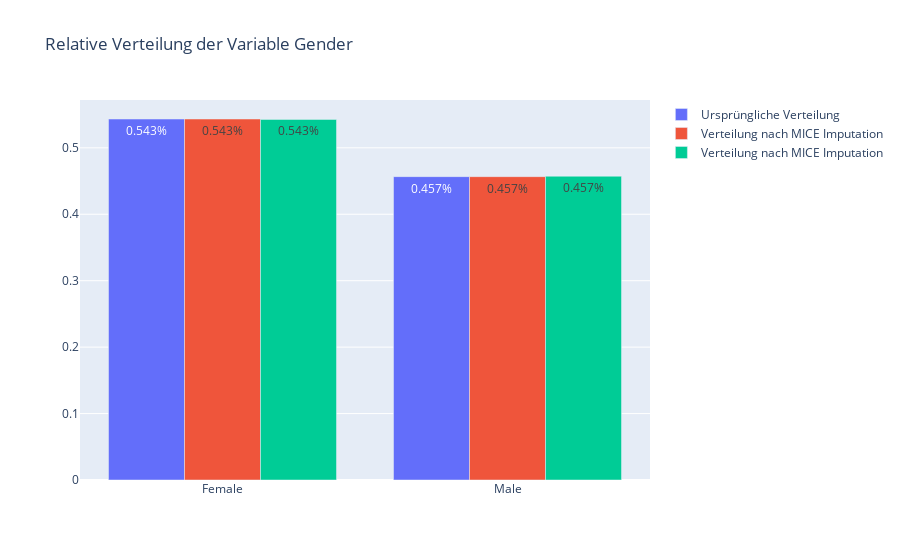

Write notebook code for a chart like this one.
### Markdown cell above
## Imputationverfahren für die Variable Gender

### Code cell
fig = make_subplots(rows=1)

fig.add_trace(go.Bar(name="Ursprüngliche Verteilung",x = X_train_df['gender'].replace({0: 'Female', 1: 'Male'}), y = X_train_df['gender'].value_counts(normalize=True),
                                    text = X_train_df['gender'].value_counts(normalize=True).apply(lambda x: '{0:1.3f}%'.format(x))
                        ))

fig.add_trace(go.Bar(name="Verteilung nach MICE Imputation", x = X_train_df_mice['gender'].replace({0: 'Female', 1: 'Male'}), y = X_train_df_mice['gender'].value_counts(normalize=True),
                                    text = X_train_df_mice['gender'].value_counts(normalize=True).apply(lambda x: '{0:1.3f}%'.format(x))
                        ))

fig.add_trace(go.Bar(name="Verteilung nach MICE Imputation", x = X_train_df_knn['gender'].replace({0: 'Female', 1: 'Male'}), y = X_train_df_knn['gender'].value_counts(normalize=True),
                                    text = X_train_df_knn['gender'].value_counts(normalize=True).apply(lambda x: '{0:1.3f}%'.format(x))
                        ))


fig.update_layout(title_text="Relative Verteilung der Variable Gender")

fig.show()

### Figure 1 — Plotly figure (JSON) as saved in the notebook; plotly's stock layout.template omitted (floating-point values rounded to 4 significant figures; data arrays with more than 128 entries replaced by an {"elided": "..."} marker saying what was removed)
{"data": [{"name": "Ursprüngliche Verteilung", "text": ["0.543%", "0.457%"], "type": "bar", "x": {"elided": "3042 str values"}, "y": [0.5434, 0.4566]}, {"name": "Verteilung nach MICE Imputation", "text": ["0.543%", "0.457%"], "type": "bar", "x": {"elided": "3042 str values"}, "y": [0.5434, 0.4566]}, {"name": "Verteilung nach MICE Imputation", "text": ["0.543%", "0.457%"], "type": "bar", "x": {"elided": "3042 str values"}, "y": [0.5427, 0.4573]}], "layout": {"title": {"text": "Relative Verteilung der Variable Gender"}, "xaxis": {"anchor": "y", "domain": [0, 1]}, "yaxis": {"anchor": "x", "domain": [0, 1]}}}
